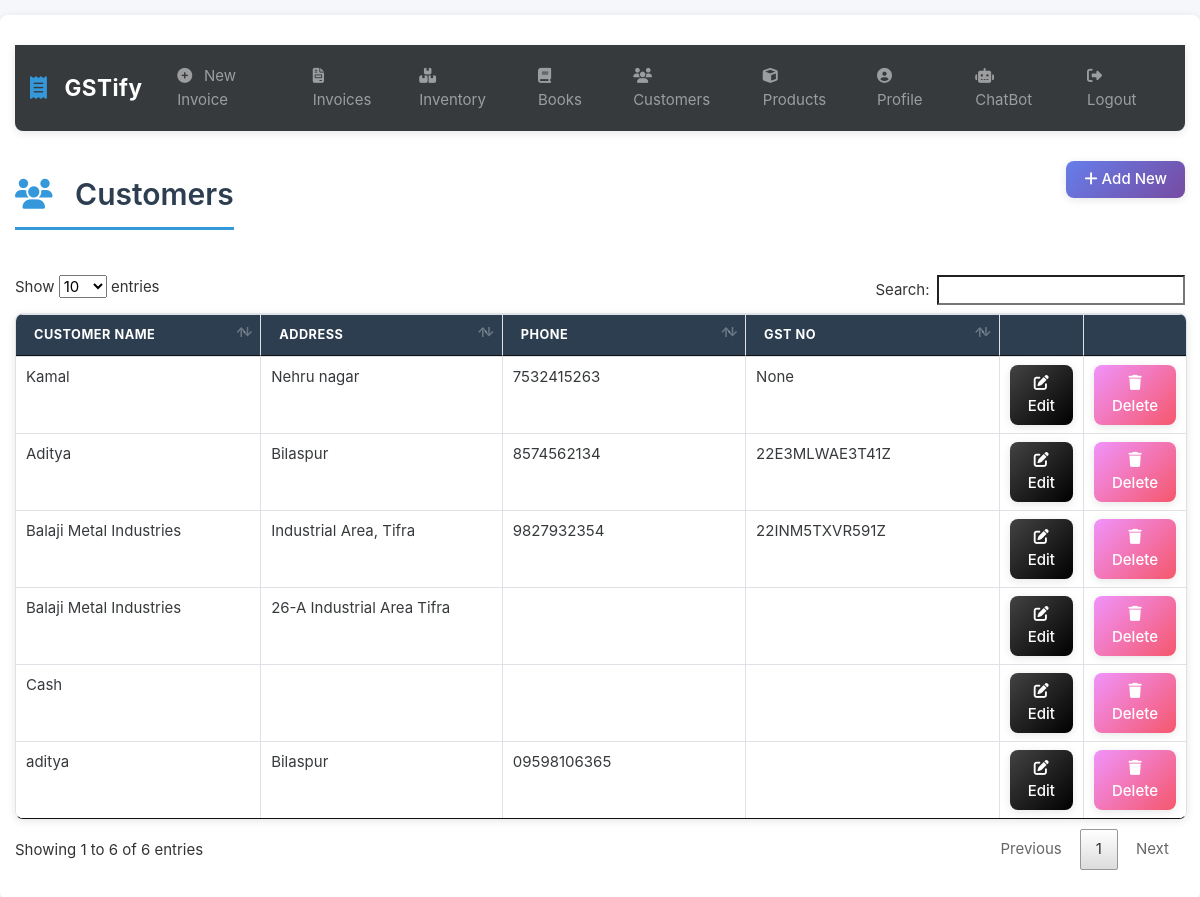
The app's page /customers (signed in) with its own data.
### gstbillingapp/models.py (models this page shows, shortened)
class Customer(models.Model):
    user = models.ForeignKey(User, null=True, blank=True, on_delete=models.SET_NULL)
    customer_name = models.CharField(max_length=200)
    customer_address = models.TextField(max_length=600, blank=True, null=True)
    customer_phone = models.CharField(max_length=14, blank=True, null=True)
    customer_gst = models.CharField(max_length=15, blank=True, null=True)

### gstbillingapp/views.py (the view)
# urls.py: path('customers', views.customers, name='customers'),
@login_required
def customers(request):
    context = {}
    context['customers'] = Customer.objects.filter(user=request.user)
    return render(request, 'gstbillingapp/customers.html', context)

### gstbillingapp/templates/gstbillingapp/customers.html (shortened to what this page needs)
{% extends "gstbillingapp/base.html" %}
{% load static %}
{% block content %}
<div class="row">
	<div class="col">
		<h2><i class="fas fa-users"></i> Customers</h2>
	</div>
	<div class="col">
		<a href="{% url 'customer_add' %}" id="add_customer_btn"><button type="button" class="btn btn-primary"><i class="fas fa-plus"></i> Add New</button></a>
	</div>
</div>
<table class="table table-bordered" id="customer-table">
	<thead>
		<tr>
			<th>Customer Name</th>
			<th>Address</th>
			<th>Phone</th>
			<th>GST NO</th>
			<th></th>
			<th></th>
		</tr>
	</thead>
	<tbody class="two-col-form">
		{% for customer in customers %}
		<tr>
			<td>{{customer.customer_name}}</td>
			<td>{{customer.customer_address}}</td>
			<td>{{customer.customer_phone}}</td>
			<td>{{customer.customer_gst}}</td>
			<td><a href="{% url 'customer_edit' customer.id %}"><button type="button" class="btn btn-dark"><i class="fas fa-edit"></i> Edit</button></a></td>
			<td><button type="button" class="btn btn-danger" data-toggle="modal" data-target="#customerDeleteModal" data-customer-id="{{customer.id}}" data-customer-name="{{customer.customer_name}}"><i class="fas fa-trash"></i> Delete</button></td>
		</tr>
		{% endfor %}
	</tbody>
</table>
{% endblock %}

### gstbillingapp/static/gstbillingapp/main.css (style rules this page uses)
:root { --primary-color: #2c3e50; --secondary-color: #3498db; --success-color: #27ae60; --danger-color: #e74c3c; --warning-color: #f39c12; --info-color: #17a2b8; --light-bg: #f8f9fa; --border-radius: 8px; --transition: all 0.3s ease; --shadow: 0 2px 8px rgba(0, 0, 0, 0.1); --shadow-hover: 0 4px 12px rgba(0, 0, 0, 0.15); }
body { font-family: -apple-system, BlinkMacSystemFont, 'Segoe UI', Roboto, 'Helvetica Neue', Arial, sans-serif; background-color: #f5f7fa; color: #333; line-height: 1.6; }
html { scroll-behavior: smooth; }
.table-bordered td, .table-bordered th { padding: 0.75em; transition: var(--transition); }
.table-bordered tbody td, .table-bordered tbody th, .table-bordered thead th, .table-bordered thead td { background: #ffffff; }
.table-bordered thead th { background: var(--primary-color); color: white; font-weight: 600; text-transform: uppercase; font-size: 0.85em; letter-spacing: 0.5px; }
.table-bordered tbody tr { transition: var(--transition); }
.table { border-radius: var(--border-radius); overflow: hidden; box-shadow: var(--shadow); }
.two-col-form td, .two-col-form th { width: 25%; }
.btn { border-radius: var(--border-radius); padding: 0.5em 1.2em; font-weight: 500; transition: var(--transition); border: none; box-shadow: var(--shadow); }
.btn-primary { background: linear-gradient(135deg, #667eea 0%, #764ba2 100%); }
.btn-danger { background: linear-gradient(135deg, #f093fb 0%, #f5576c 100%); }
.btn-dark { background: linear-gradient(135deg, #434343 0%, #000000 100%); }
#add_customer_btn, #add_product_btn { float: right; margin-bottom: 1em; }
#inventory-table tr, #book-table tr, #invoice-table tr, #customer-table tr, #product-table tr { transition: var(--transition); }
h2 { color: var(--primary-color); font-weight: 600; margin-bottom: 1.5em; margin-top: 0.5em; padding-bottom: 0.5em; border-bottom: 3px solid var(--secondary-color); display: inline-block; }
h2 i { color: var(--secondary-color); margin-right: 0.5em; }

### records on screen
Customer: customer_name "Kamal", customer_address "Nehru nagar", customer_phone "7532415263", customer_gst "None"
Customer: customer_name "Aditya", customer_address "Bilaspur", customer_phone "8574562134", customer_gst "22E3MLWAE3T41Z"
Customer: customer_name "Balaji Metal Industries", customer_address "Industrial Area, Tifra", customer_phone "9827932354", customer_gst "22INM5TXVR591Z"
Customer: customer_name "Balaji Metal Industries", customer_address "26-A Industrial Area Tifra"
Customer: customer_name "Cash"
Customer: customer_name "aditya", customer_address "Bilaspur", customer_phone "09598106365"
